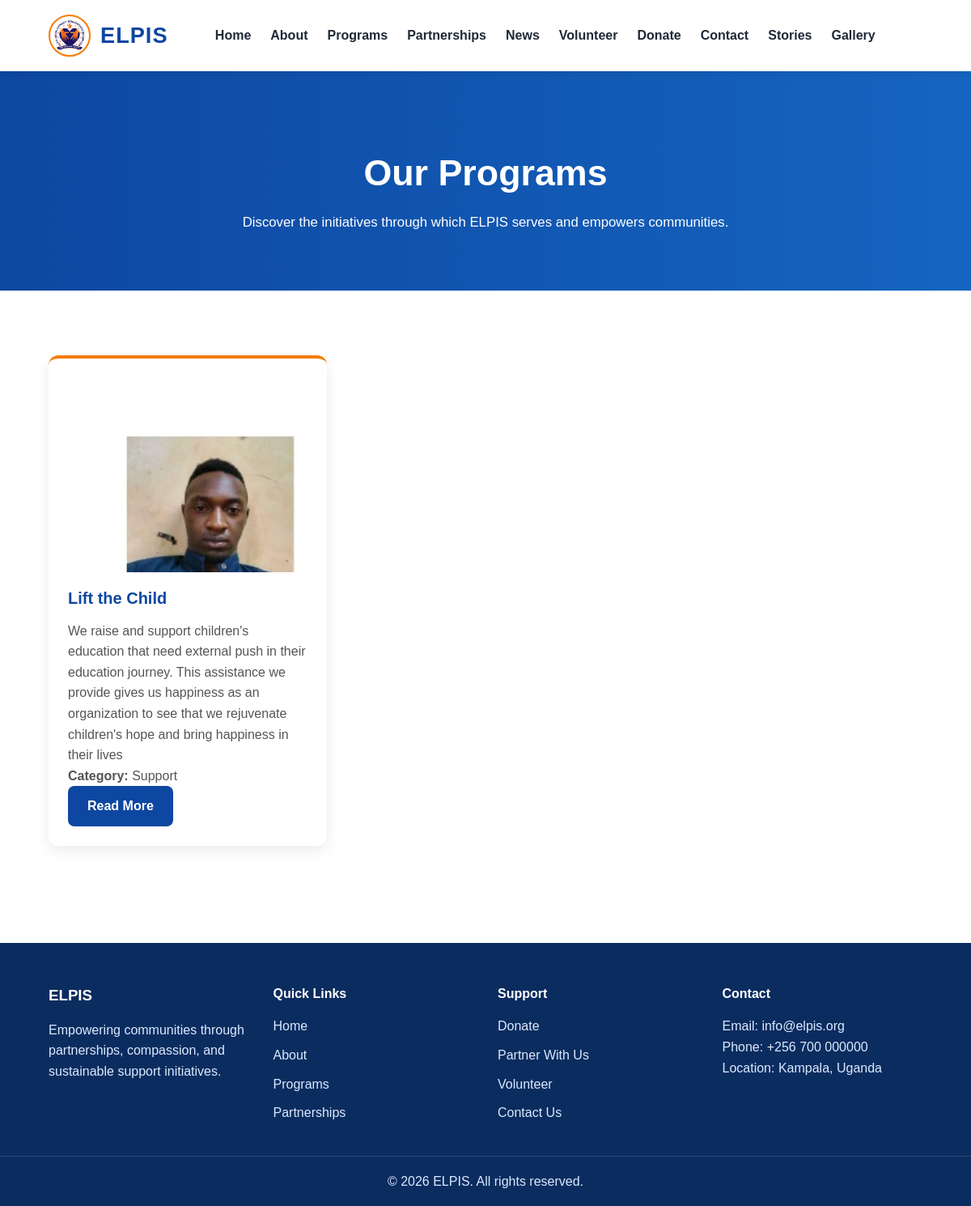
The app's page /programs/, older data.
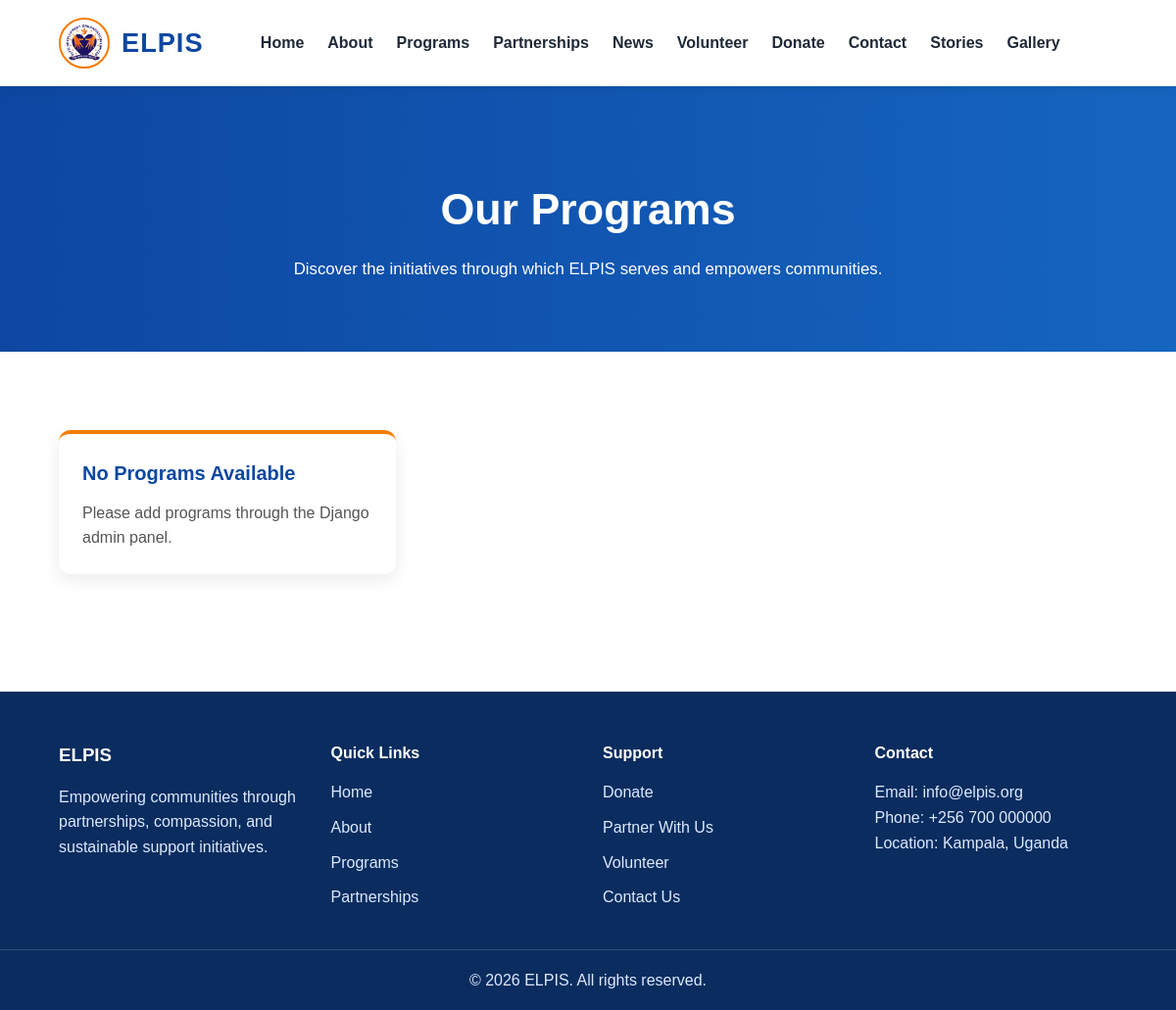
The same page, newer data.
### main/models.py (models this page shows, shortened)
class Program(models.Model):
    title = models.CharField(max_length=200)
    slug = models.SlugField(unique=True, blank=True)
    short_description = models.TextField()
    full_description = models.TextField(blank=True, null=True)
    category = models.CharField(max_length=100, blank=True, null=True)
    image = models.ImageField(upload_to='programs/', blank=True, null=True)
    created_at = models.DateTimeField(auto_now_add=True)

### main/views.py (the view)
# urls.py: path('programs/', views.programs, name='programs'),
def programs(request):
    all_programs = Program.objects.all()
    return render(request, 'main/programs.html', {'programs': all_programs})

### main/templates/main/programs.html
{% extends 'main/base.html' %}
{% block content %}
<section class="page-banner">
    <div class="container">
        <h1>Our Programs</h1>
        <p>Discover the initiatives through which ELPIS serves and empowers communities.</p>
    </div>
</section>
<section class="section">
    <div class="container">
        <div class="card-grid">
            {% for program in programs %}
                <div class="card">
                    {% if program.image %}
                        <img src="{{ program.image.url }}" alt="{{ program.title }}" class="program-image">
                    {% endif %}
                    <h3>{{ program.title }}</h3>
                    <p>{{ program.short_description }}</p>
                    {% if program.category %}
                        <p><strong>Category:</strong> {{ program.category }}</p>
                    {% endif %}
                    <a href="{% url 'program_detail' program.slug %}" class="btn btn-secondary">Read More</a>
                </div>
            {% empty %}
                <div class="card">
                    <h3>No Programs Available</h3>
                    <p>Please add programs through the Django admin panel.</p>
                </div>
            {% endfor %}
        </div>
    </div>
</section>
{% endblock %}

### main/templates/main/base.html (shortened to what this page needs)
{% load static %}
<!DOCTYPE html>
<html lang="en">
<head>
    <link rel="stylesheet" href="{% static 'main/css/style.css' %}">
</head>
<body>
    <header class="header">
        <div class="container nav-container">
            <div class="logo">
                <a href="{% url 'index' %}" class="logo-link">
                    <img src="{% static 'main/images/logo-elpis.jpeg' %}" alt="ELPIS Logo" class="logo-img">
                    <span class="logo-text">ELPIS</span>
                </a>
            </div>
            <nav class="nav" id="navMenu">
                <a href="{% url 'index' %}">Home</a>
                <a href="{% url 'about' %}">About</a>
                <a href="{% url 'programs' %}">Programs</a>
                <a href="{% url 'partnerships' %}">Partnerships</a>
                <a href="{% url 'news_list' %}">News</a>
                <a href="{% url 'volunteer' %}">Volunteer</a>
                <a href="{% url 'donate' %}">Donate</a>
                <a href="{% url 'contact' %}">Contact</a>
                <a href="{% url 'stories_list' %}">Stories</a>
                <a href="{% url 'gallery' %}">Gallery</a>
            </nav>
        </div>
    </header>
    <main>
        {% block content %}
        {% endblock %}
    </main>
    <footer class="footer">
        <div class="container footer-grid">
            <div>
                <h3>ELPIS</h3>
                <p>
                    Empowering communities through partnerships, compassion,
                    and sustainable support initiatives.
                </p>
            </div>
            <div>
                <h4>Quick Links</h4>
                <ul>
                    <li><a href="{% url 'index' %}">Home</a></li>
                    <li><a href="{% url 'about' %}">About</a></li>
                    <li><a href="{% url 'programs' %}">Programs</a></li>
                    <li><a href="{% url 'partnerships' %}">Partnerships</a></li>
                </ul>
            </div>
            <div>
                <h4>Support</h4>
                <ul>
                    <li><a href="{% url 'donate' %}">Donate</a></li>
                    <li><a href="{% url 'partnerships' %}">Partner With Us</a></li>
                    <li><a href="{% url 'volunteer' %}">Volunteer</a></li>
                    <li><a href="{% url 'contact' %}">Contact Us</a></li>
                </ul>
            </div>
            <div>
                <h4>Contact</h4>
                <p>Email: info@elpis.org</p>
                <p>Phone: +256 700 000000</p>
                <p>Location: Kampala, Uganda</p>
            </div>
        </div>
        <div class="footer-bottom">
            <p>&copy; 2026 ELPIS. All rights reserved.</p>
        </div>
    </footer>
</body>
</html>

### main/static/main/css/style.css (style rules this page uses)
* { margin: 0; padding: 0; box-sizing: border-box; }
html { scroll-behavior: smooth; }
body { font-family: Arial, Helvetica, sans-serif; background-color: #ffffff; color: #1f2937; line-height: 1.6; }
.container { width: 90%; max-width: 1200px; margin: 0 auto; }
.section { padding: 80px 0; }
a { text-decoration: none; }
.header { background-color: #ffffff; box-shadow: 0 2px 12px rgba(0, 0, 0, 0.08); position: sticky; top: 0; z-index: 1000; }
.nav-container { display: flex; align-items: center; justify-content: space-between; padding: 18px 0; position: relative; }
.logo a { color: #0D47A1; font-size: 1.9rem; font-weight: 800; letter-spacing: 1px; }
.nav { display: flex; align-items: center; gap: 24px; }
.nav a { color: #1f2937; font-weight: 600; transition: color 0.3s ease; }
.page-banner { background: linear-gradient(to right, #0D47A1, #1565c0); color: #ffffff; text-align: center; padding: 90px 0 70px; }
.page-banner h1 { font-size: 2.8rem; margin-bottom: 12px; }
.page-banner p { max-width: 750px; margin: 0 auto; font-size: 1.05rem; }
.card-grid { display: grid; grid-template-columns: repeat(3, 1fr); gap: 24px; }
.card { background-color: #ffffff; padding: 24px; border-radius: 12px; border-top: 4px solid #F57C00; box-shadow: 0 6px 18px rgba(0, 0, 0, 0.08); transition: transform 0.3s ease, box-shadow 0.3s ease; }
.card h3 { color: #0D47A1; margin-bottom: 12px; font-size: 1.25rem; }
.card p { color: #555; }
.footer { background-color: #0b2c5f; color: #ffffff; padding-top: 50px; margin-top: 40px; }
.footer-grid { display: grid; grid-template-columns: repeat(4, 1fr); gap: 30px; padding-bottom: 30px; }
.footer h3, .footer h4 { margin-bottom: 15px; }
.footer p, .footer li { color: #dbeafe; }
.footer ul { list-style: none; }
.footer ul li { margin-bottom: 10px; }
.footer a { color: #dbeafe; transition: color 0.3s ease; }
.footer-bottom { text-align: center; padding: 18px 0; border-top: 1px solid rgba(255, 255, 255, 0.16); }
.footer-bottom p { color: #dbeafe; }
.logo-link { display: flex; align-items: center; gap: 12px; text-decoration: none; }
.logo-img { width: 52px; height: 52px; object-fit: cover; border-radius: 50%; border: 2px solid #F57C00; padding: 2px; background-color: #ffffff; }
.logo-text { color: #0D47A1; font-size: 1.7rem; font-weight: 800; letter-spacing: 1px; }
img, video { max-width: 100%; height: auto; }
body { overflow-x: hidden; }

Row changes from the older to the newer data that the page shows:
removed Program: image (picture), title "Lift the Child", short_description "We raise and support children's education that need external push in their education journey. This assistance we provide gives us happiness as an organization to see that we rejuvenate children's hope and bring happiness in their lives", category "Support"
Text that changed along with them:
text now shown: "No Programs Available Please add programs through the Django admin panel."
